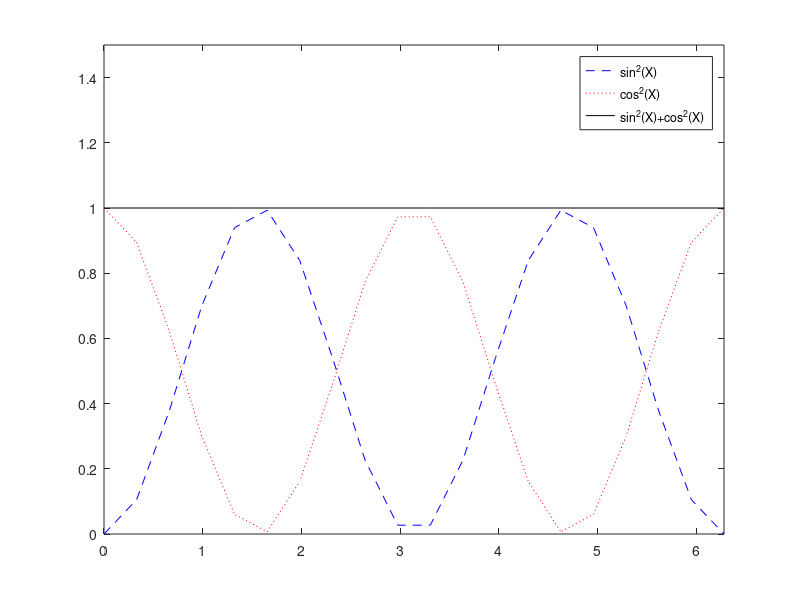

This chart was generated by the following MATLAB code:
X = linspace(0,2*pi,20);
Y1 = sin(X).*sin(X);
plot(X,Y1,'b--')
hold on
Y2 = cos(X).*cos(X);
plot(X,Y2,'r:')
hold on
Y3 = (sin(X).*sin(X))+(cos(X).*cos(X));
plot(X,Y3,'k')
axis([0 6.2832 0 1.5])
legend('sin^2(X)','cos^2(X)','sin^2(X)+cos^2(X)')
